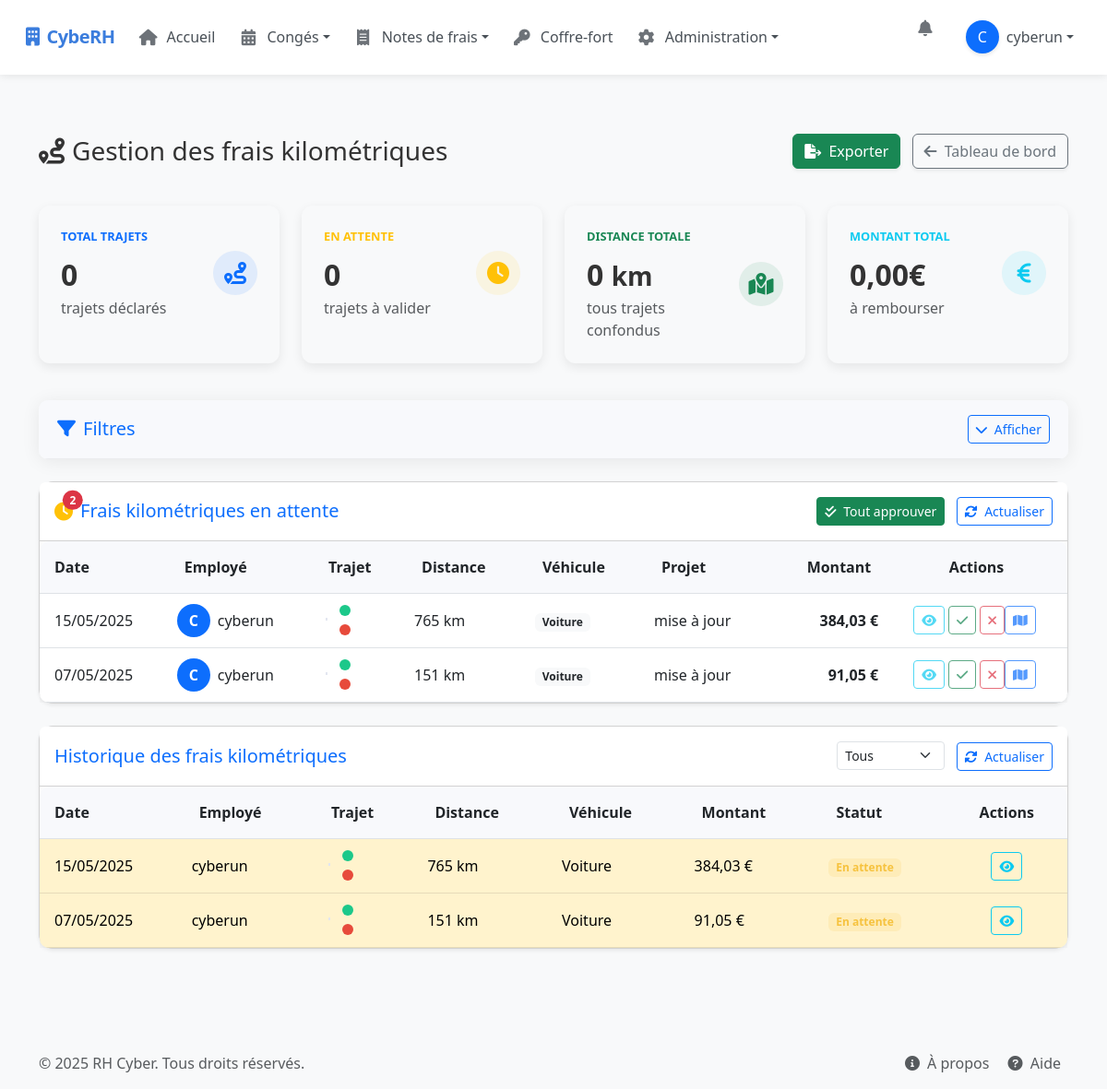
The page /manage-kilometric-expenses/ (signed in) on the database as committed earlier.
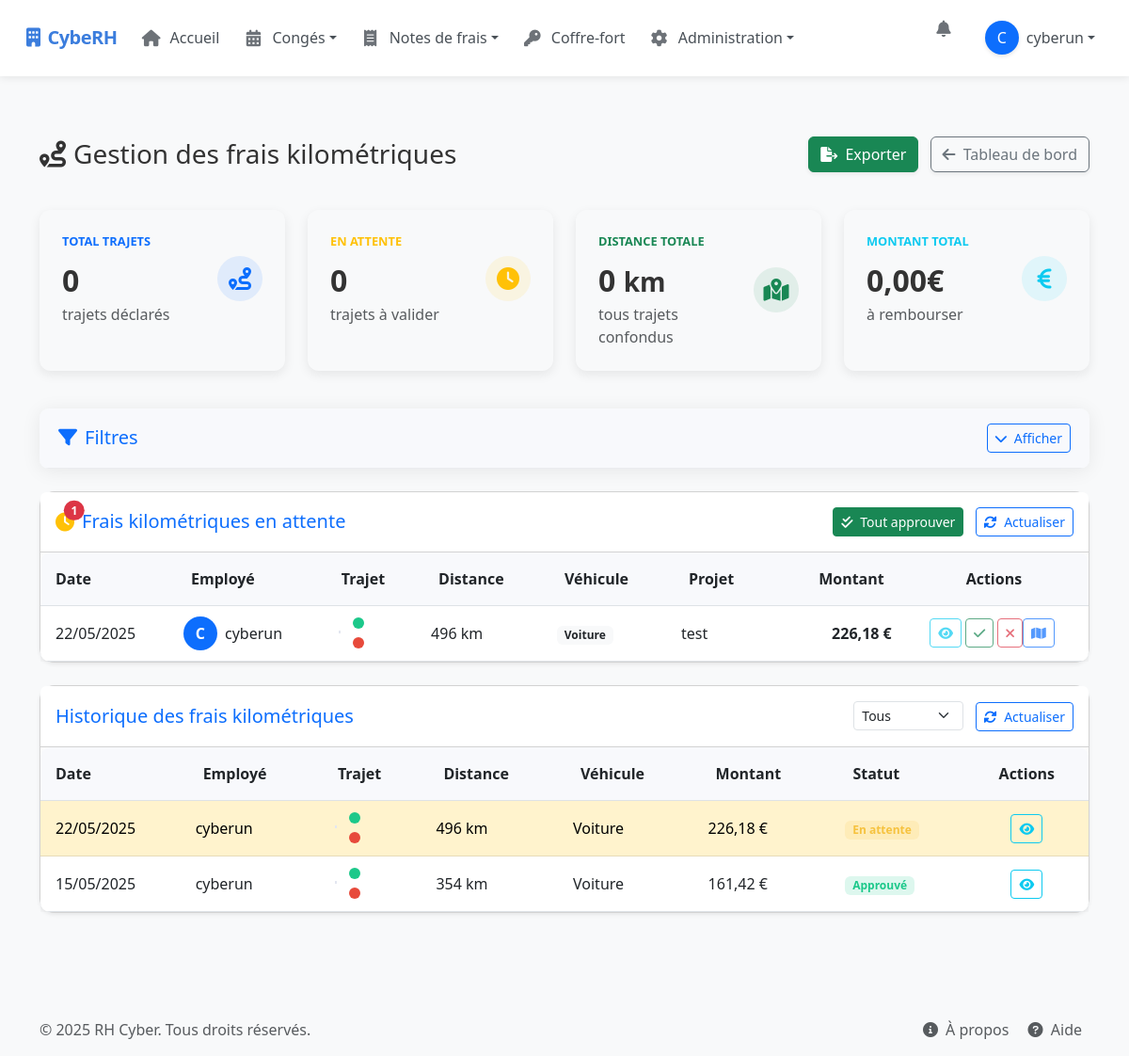
The same page on the database as committed later.
### rh_management/models.py (models this page shows, shortened)
class KilometricExpense(models.Model):
    VEHICLE_TYPE_CHOICES = (
        ('car', 'Voiture'),
        ('electric_car', 'Voiture électrique'),
        ('motorbike', 'Moto'),
    )
    FISCAL_POWER_CHOICES = (
        ('small', '3 CV et moins'),
        ('medium', '4 à 5 CV'),
        ('large', '6 à 7 CV'),
        ('xlarge', '8 CV et plus'),
        ('electric', 'Électrique'),
        ('motorbike', 'Moto/Scooter'),
    )
    STATUS_CHOICES = (
        ('pending', 'En attente'),
        ('approved', 'Approuvé'),
        ('rejected', 'Rejeté'),
    )
    user = models.ForeignKey(User, on_delete=models.CASCADE, related_name='kilometric_expenses')
    date = models.DateField()
    description = models.CharField(max_length=255)
    departure = models.CharField(max_length=255)
    arrival = models.CharField(max_length=255)
    departure_lat = models.FloatField(blank=True, null=True)
    departure_lng = models.FloatField(blank=True, null=True)
    arrival_lat = models.FloatField(blank=True, null=True)
    arrival_lng = models.FloatField(blank=True, null=True)
    distance = models.IntegerField()  # en km
    amount = models.DecimalField(max_digits=8, decimal_places=2)
    vehicle_type = models.CharField(max_length=20, choices=VEHICLE_TYPE_CHOICES)
    fiscal_power = models.CharField(max_length=20, choices=FISCAL_POWER_CHOICES)
    status = models.CharField(max_length=20, choices=STATUS_CHOICES, default='pending')
    project = models.CharField(max_length=100, blank=True, null=True)
    comment = models.TextField(blank=True, null=True)
    created_at = models.DateTimeField(auto_now_add=True)
    updated_at = models.DateTimeField(auto_now=True)
    class Meta:
        ordering = ['-date']

### rh_management/views/kilometric_expense_views.py (the view)
# urls.py: path("manage-kilometric-expenses/", manage_kilometric_expenses, name="manage_kilometric_expenses"),  # Manage kilometric expenses
@login_required
@user_passes_test(is_admin_hr_or_encadrant)
def manage_kilometric_expenses(request):
    expenses = KilometricExpense.objects.all().order_by('-date')
    pending_expenses = expenses.filter(status='pending')
    for expense in expenses:
        if not expense.amount or expense.amount == 0:
            expense.amount = expense.calculate_amount()
            expense.save()
    total_stats = expenses.aggregate(
        total_distance=Sum('distance'),
        total_amount=Sum('amount')
    )
    context = {
        'expenses': expenses,
        'pending_expenses': pending_expenses,  # Ajouter les frais en attente au contexte
        'all_expenses': expenses,  # Pour la section historique
        'pending_count': pending_expenses.count(),
        'total_distance': float(total_stats['total_distance'] or 0),
        'total_amount': float(total_stats['total_amount'] or 0),
        'average_distance': float(total_stats['total_distance'] or 0) / expenses.count() if expenses.exists() else 0,
        'new_leave_requests_count': LeaveRequest.objects.filter(status='pending').count(),
        'new_expense_reports_count': ExpenseReport.objects.filter(status='pending').count(),
        'new_kilometric_expenses_count': pending_expenses.count(),
        'is_admin': request.user.is_superuser,
        'is_rh': request.user.is_staff,
        'is_encadrant': request.user.groups.filter(name='Encadrant').exists(),
    }
    return render(request, 'rh_management/manage_kilometric_expenses.html', context)

### rh_management/views/permissions.py (called while the page is built)
def is_admin_hr_or_encadrant(user):
    return user.is_superuser or user.is_staff or user.groups.filter(name='Encadrant').exists()

### templates/rh_management/manage_kilometric_expenses.html (shortened to what the changed rows need)
{% extends "base.html" %}
{% block content %}
<div class="container py-4">
    <div class="d-sm-flex align-items-center justify-content-between expense-header">
        <h1 class="h3 mb-0 text-gray-800"><i class="fas fa-route me-2"></i>Gestion des frais kilométriques</h1>
    </div>
    <div class="card shadow-sm mb-4 rounded-4">
        <div class="card-header py-3 d-flex justify-content-between align-items-center bg-white rounded-top">
            <div class="d-flex align-items-center">
                <span class="position-relative me-2">
                    <i class="fas fa-clock fa-lg text-warning"></i>
                    {% if pending_expenses %}
                    <span class="position-absolute top-0 start-100 translate-middle badge rounded-pill bg-danger">
                        {{ pending_expenses|length }}
                    </span>
                    {% endif %}
                </span>
            </div>
        </div>
        <div class="card-body p-0">
            {% if pending_expenses %}
                <div class="table-responsive">
                    <table class="table table-hover trip-table align-middle mb-0" id="pendingTripsTable">
                        <thead>
                            <tr>
                                <th class="ps-3">Date</th>
                                <th>Employé</th>
                                <th>Trajet</th>
                                <th>Distance</th>
                                <th>Véhicule</th>
                                <th>Projet</th>
                                <th class="text-end">Montant</th>
                                <th class="text-center">Actions</th>
                            </tr>
                        </thead>
                        <tbody>
                            {% for expense in pending_expenses %}
                                <tr class="trip-row">
                                    <td class="ps-3">{{ expense.date|date:"d/m/Y" }}</td>
                                    <td>
                                        <div class="d-flex align-items-center">
                                            <div class="user-bubble bg-primary text-white me-2">
                                                {{ expense.user.get_full_name|default:expense.user.username|slice:":1"|upper }}
                                            </div>
                                            <div>{{ expense.user.get_full_name|default:expense.user.username }}</div>
                                        </div>
                                    </td>
                                    <td>
                                        <div class="small route-path">
                                            <span class="route-dot start"></span>{{ expense.departure|truncatechars:20 }}
                                        </div>
                                        <div class="small route-path">
                                            <span class="route-dot end"></span>{{ expense.arrival|truncatechars:20 }}
                                        </div>
                                    </td>
                                    <td>{{ expense.distance }} km</td>
                                    <td><span class="badge bg-light text-dark">{{ expense.get_vehicle_type_display }}</span></td>
                                    <td>{{ expense.project|default:"-" }}</td>
                                    <td class="text-end fw-bold">{{ expense.amount|floatformat:2 }} €</td>
                                    <td>
                                        <div class="btn-group-actions d-flex justify-content-center">
                                            <button type="button" class="btn btn-sm btn-outline-info me-1 view-trip"
                                                    data-bs-toggle="modal"
                                                    data-bs-target="#detailsModal{{ expense.id }}">
                                                <i class="fas fa-eye"></i>
                                            </button>
                                            <button type="button" class="btn btn-sm btn-outline-success me-1 approve-trip"
                                                    data-bs-toggle="modal"
                                                    data-bs-target="#approveModal{{ expense.id }}">
                                                <i class="fas fa-check"></i>
                                            </button>
                                            <button type="button" class="btn btn-sm btn-outline-danger reject-trip"
                                                    data-bs-toggle="modal"
                                                    data-bs-target="#rejectModal{{ expense.id }}">
                                                <i class="fas fa-times"></i>
                                            </button>
                                            <button type="button" class="btn btn-sm btn-outline-primary me-1 view-map-btn"
                                                    data-id="{{ expense.id }}"
                                                    data-bs-toggle="modal"
                                                    data-bs-target="#viewMapModal">
                                                <i class="fas fa-map"></i>
                                            </button>
                                        </div>
                                    </td>
                                </tr>
                            {% endfor %}
                        </tbody>
                    </table>
                </div>
            {% endif %}
        </div>
    </div>
    <div class="card shadow-sm mb-4 rounded-4">
        <div class="card-body p-0">
            {% if all_expenses %}
                <div class="table-responsive">
                    <table class="table table-hover trip-table align-middle mb-0" id="allTripsTable">
                        <thead>
                            <tr>
                                <th class="ps-3">Date</th>
                                <th>Employé</th>
                                <th>Trajet</th>
                                <th>Distance</th>
                                <th>Véhicule</th>
                                <th>Montant</th>
                                <th>Statut</th>
                                <th class="text-center">Actions</th>
                            </tr>
                        </thead>
                        <tbody>
                            {% for expense in all_expenses %}
                                <tr class="trip-row {% if expense.status == 'pending' %}table-warning{% elif expense.status == 'rejected' %}table-danger{% endif %}">
                                    <td class="ps-3">{{ expense.date|date:"d/m/Y" }}</td>
                                    <td>{{ expense.user.get_full_name|default:expense.user.username }}</td>
                                    <td>
                                        <div class="small route-path">
                                            <span class="route-dot start"></span>{{ expense.departure|truncatechars:20 }}
                                        </div>
                                        <div class="small route-path">
                                            <span class="route-dot end"></span>{{ expense.arrival|truncatechars:20 }}
                                        </div>
                                    </td>
                                    <td>{{ expense.distance }} km</td>
                                    <td>{{ expense.get_vehicle_type_display }}</td>
                                    <td>{{ expense.amount|floatformat:2 }} €</td>
                                    <td>
                                        <span class="badge status-{{ expense.status }}">{{ expense.get_status_display }}</span>
                                    </td>
                                    <td class="text-center">
                                        <button type="button" class="btn btn-sm btn-outline-info view-trip"
                                                data-bs-toggle="modal"
                                                data-bs-target="#detailsHistoryModal{{ expense.id }}">
                                            <i class="fas fa-eye"></i>
                                        </button>
                                    </td>
                                </tr>
                            {% endfor %}
                        </tbody>
                    </table>
                </div>
            {% endif %}
        </div>
    </div>
</div>
{% endblock content %}
{% block extra_scripts %}
<link rel="stylesheet" href="https://unpkg.com/leaflet/dist/leaflet.css" />
<link rel="stylesheet" href="https://unpkg.com/leaflet-routing-machine@3.2.12/dist/leaflet-routing-machine.css" />
{% endblock extra_scripts %}

Rows that differ between the two databases and show on the page:
removed KilometricExpense: date "15/05/2025", user.get_full_name "C", user.get_full_name "cyberun", distance "765", vehicle_type "Voiture", project "mise à jour", amount "384,03", status "En attente"
removed KilometricExpense: date "07/05/2025", user.get_full_name "C", user.get_full_name "cyberun", distance "151", vehicle_type "Voiture", project "mise à jour", amount "91,05", status "En attente"
added KilometricExpense: date "22/05/2025", user.get_full_name "C", user.get_full_name "cyberun", distance "496", vehicle_type "Voiture", project "test", amount "226,18", status "En attente"
added KilometricExpense: date "15/05/2025", user.get_full_name "cyberun", distance "354", vehicle_type "Voiture", amount "161,42", status "Approuvé", shown under "Historique des frais kilométriques"
Other text that changed with them:
{{ pending_expenses|length }}: "2" → "1"
